Frame 1 (no input): blank canvas, image omitted
Frame 60 (no input): blank canvas, image omitted
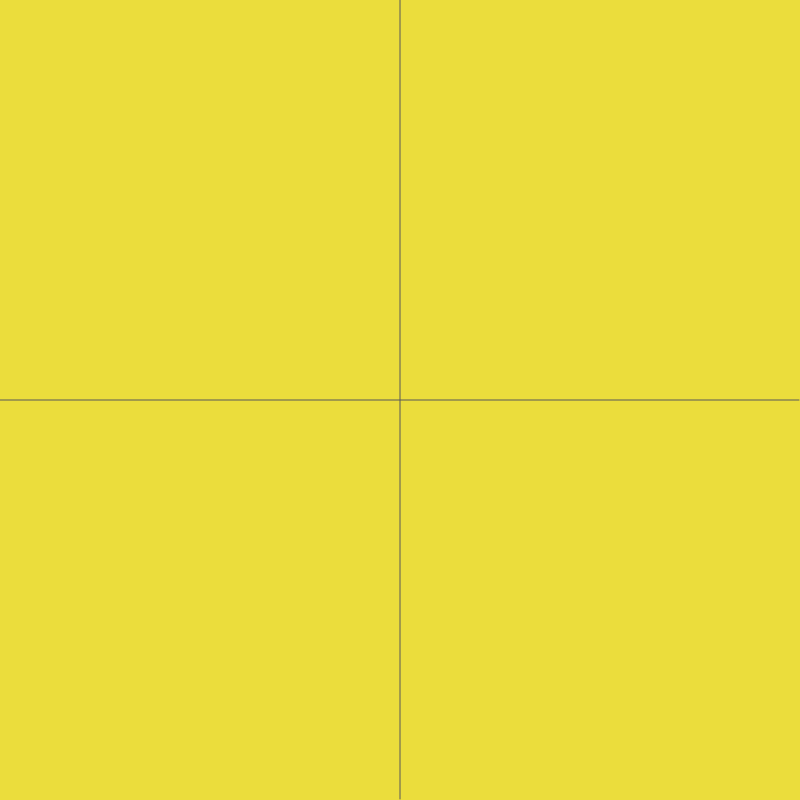
Frame 120 (the mouse pressed at the canvas centre since frame 60)

The p5.js sketch whose frames 1 and 60 were blank and that drew this single picture after the mouse press (run headless with seeded random() and noise() and a simulated clock; from frame 60 on, the mouse is pressed at the canvas centre):

// p5.js sketch
// ── sketch.js
var change = 0.02;
var start = 0;

function setup() {
  createCanvas(800, 800);
  noCursor();
}

function draw() {
  background(235,221,60);
  stroke(89);

  //color mapping 
  var coff = start;
  var r = map(noise(coff), 0, 1, 30, 200);
  var g = 100;
  var b = map(noise(coff), 0, 1, 70, 170);
  fill(r, g, b);
  beginShape();
  var xoff = start;
  for (var x = 0; x < width; x++) {
    stroke(89);
    var y = map(noise(xoff), 0, .05, height / 2, mouseY);
    vertex(x, y);
    xoff += change;
  }
  endShape();

  beginShape();
  var xoff2 = start;
  for (var y2 = 0; y2 < height; y2++) {
    stroke(89);
    var x2 = map(noise(xoff2), 0, .05, width / 2, mouseX);
    vertex(x2, y2);
    xoff2 += change;
  }
  endShape();
  start += change


  //**3dshits**//}

  // var x = map(noise(xoff), 0, 1, width, -width);
  // var y = map(noise(yoff), 0, 1, height, -height);

  // xoff += 0.02;
  // yoff += 0.02;
  // translate(x, y);
  // sphere(20);
}
